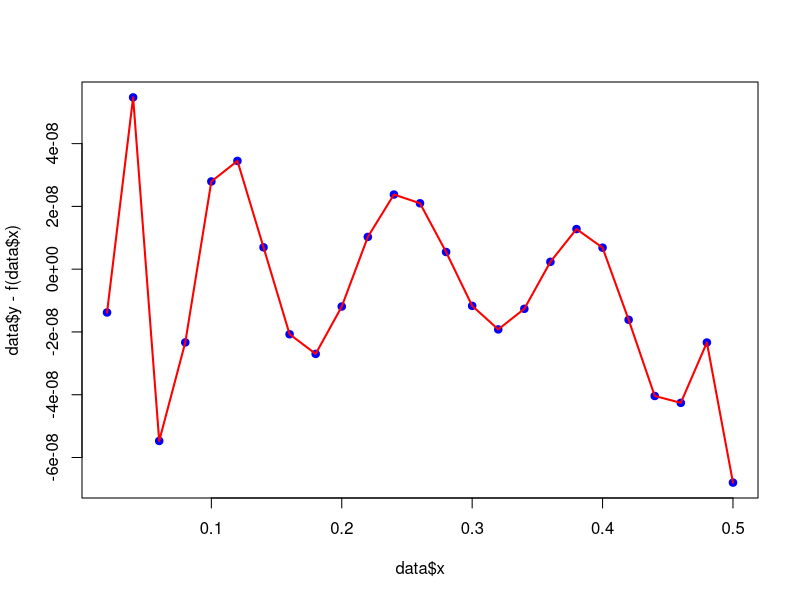

Reproduce this figure in R.
data <- read.table("bessel_ratio_values.dat", col.names=c("x", "y"))

fit <- lm(y ~ poly(x, 9, raw=TRUE), data=data)

# Step 3: Show summary
summary(fit)

# Predict and plot
new_data <- data.frame(x = seq(min(data$x), max(data$x), length.out = 100))
new_data$y_pred <- predict(fit, newdata = new_data)

f <- function(x){
    4.657125e-06 + -7.136973e-04*x + 6.389987e-01*x^2 + 1.260996e+00*x^3 + -1.788035e+00*x^4 + 9.097378e+00*x^5 + -2.079507e+01*x^6 + 3.516017e+01*x^7 + -3.297203e+01*x^8 + 1.510697e+01*x^9
}

plot(data$x, data$y-f(data$x), col = "blue", pch = 19)
lines(data$x, data$y-f(data$x), col = "red", lwd = 2)